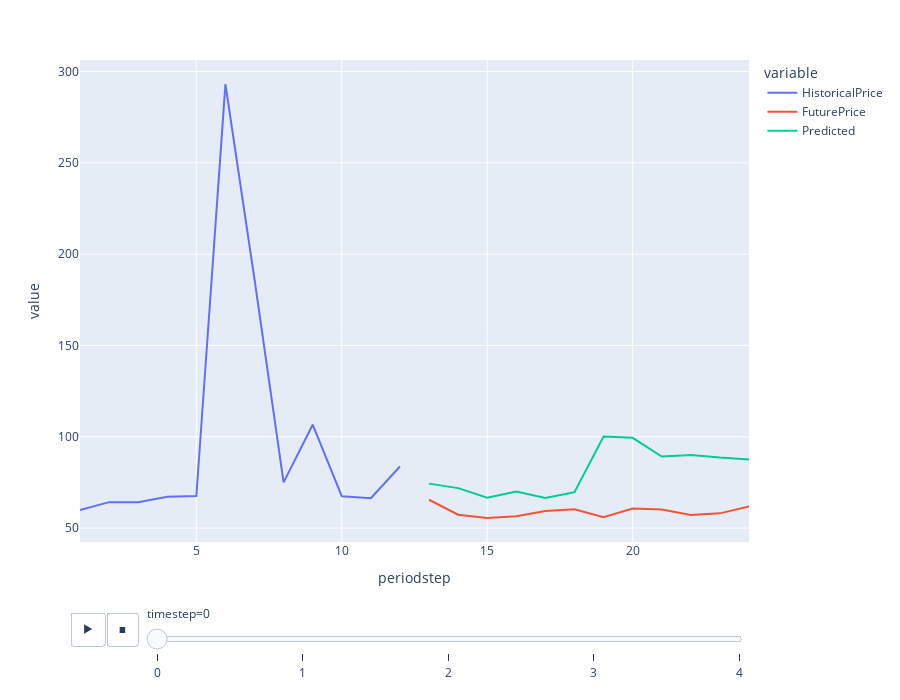

The notebook cell saved with this chart:
### Code cell
fig = px.line(ddf, x="periodstep", y=["HistoricalPrice", "FuturePrice", "Predicted"], animation_frame="timestep")
fig.update_layout(height=700)  
fig.show()

### Figure 1 — Plotly figure (JSON) as saved in the notebook; plotly's stock layout.template omitted (floating-point values rounded to 4 significant figures)
{"data": [{"hovertemplate": "variable=HistoricalPrice<br>timestep=0<br>periodstep=%{x}<br>value=%{y}<extra></extra>", "legendgroup": "HistoricalPrice", "line": {"color": "#636efa", "dash": "solid"}, "marker": {"symbol": "circle"}, "mode": "lines", "name": "HistoricalPrice", "orientation": "v", "showlegend": true, "type": "scatter", "x": [1, 2, 3, 4, 5, 6, 7, 8, 9, 10, 11, 12, 13, 14, 15, 16, 17, 18, 19, 20, 21, 22, 23, 24], "xaxis": "x", "y": [59.91, 64.2, 64.15, 67.2, 67.58, 293.1, 186.2, 75, 106.6, 67.44, 66.31, 83.71, null, null, null, null, null, null, null, null, null, null, null, null], "yaxis": "y"}, {"hovertemplate": "variable=FuturePrice<br>timestep=0<br>periodstep=%{x}<br>value=%{y}<extra></extra>", "legendgroup": "FuturePrice", "line": {"color": "#EF553B", "dash": "solid"}, "marker": {"symbol": "circle"}, "mode": "lines", "name": "FuturePrice", "orientation": "v", "showlegend": true, "type": "scatter", "x": [1, 2, 3, 4, 5, 6, 7, 8, 9, 10, 11, 12, 13, 14, 15, 16, 17, 18, 19, 20, 21, 22, 23, 24], "xaxis": "x", "y": [null, null, null, null, null, null, null, null, null, null, null, null, 65.51, 57.34, 55.57, 56.42, 59.36, 60.26, 55.97, 60.71, 60.15, 57.11, 58.05, 61.79], "yaxis": "y"}, {"hovertemplate": "variable=Predicted<br>timestep=0<br>periodstep=%{x}<br>value=%{y}<extra></extra>", "legendgroup": "Predicted", "line": {"color": "#00cc96", "dash": "solid"}, "marker": {"symbol": "circle"}, "mode": "lines", "name": "Predicted", "orientation": "v", "showlegend": true, "type": "scatter", "x": [1, 2, 3, 4, 5, 6, 7, 8, 9, 10, 11, 12, 13, 14, 15, 16, 17, 18, 19, 20, 21, 22, 23, 24], "xaxis": "x", "y": [null, null, null, null, null, null, null, null, null, null, null, null, 74.33, 71.88, 66.63, 69.97, 66.48, 69.69, 100.2, 99.42, 89.15, 90.02, 88.58, 87.54], "yaxis": "y"}], "layout": {"height": 700, "legend": {"title": {"text": "variable"}, "tracegroupgap": 0}, "margin": {"t": 60}, "sliders": [{"active": 0, "currentvalue": {"prefix": "timestep="}, "len": 0.9, "pad": {"b": 10, "t": 60}, "steps": [{"args": [["0"], {"frame": {"duration": 0, "redraw": false}, "fromcurrent": true, "mode": "immediate", "transition": {"duration": 0, "easing": "linear"}}], "label": "0", "method": "animate"}, {"args": [["1"], {"frame": {"duration": 0, "redraw": false}, "fromcurrent": true, "mode": "immediate", "transition": {"duration": 0, "easing": "linear"}}], "label": "1", "method": "animate"}, {"args": [["2"], {"frame": {"duration": 0, "redraw": false}, "fromcurrent": true, "mode": "immediate", "transition": {"duration": 0, "easing": "linear"}}], "label": "2", "method": "animate"}, {"args": [["3"], {"frame": {"duration": 0, "redraw": false}, "fromcurrent": true, "mode": "immediate", "transition": {"duration": 0, "easing": "linear"}}], "label": "3", "method": "animate"}, {"args": [["4"], {"frame": {"duration": 0, "redraw": false}, "fromcurrent": true, "mode": "immediate", "transition": {"duration": 0, "easing": "linear"}}], "label": "4", "method": "animate"}], "x": 0.1, "xanchor": "left", "y": 0, "yanchor": "top"}], "updatemenus": [{"buttons": [{"args": [null, {"frame": {"duration": 500, "redraw": false}, "fromcurrent": true, "mode": "immediate", "transition": {"duration": 500, "easing": "linear"}}], "label": "&#9654;", "method": "animate"}, {"args": [[null], {"frame": {"duration": 0, "redraw": false}, "fromcurrent": true, "mode": "immediate", "transition": {"duration": 0, "easing": "linear"}}], "label": "&#9724;", "method": "animate"}], "direction": "left", "pad": {"r": 10, "t": 70}, "showactive": false, "type": "buttons", "x": 0.1, "xanchor": "right", "y": 0, "yanchor": "top"}], "xaxis": {"anchor": "y", "domain": [0, 1], "title": {"text": "periodstep"}}, "yaxis": {"anchor": "x", "domain": [0, 1], "title": {"text": "value"}}}}
